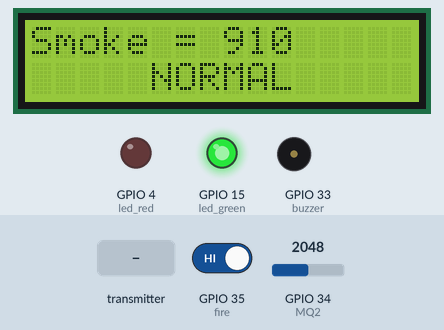
Simulated run of this sketch. Board: ESP32. Parts: 16×2 character LCD, output pins drawn as LEDs (lit = HIGH), buzzer (waves = sounding, pin HIGH). Dashed ring = blinking. The inputs (shaded band) are chosen by the test bench; at power-on: GPIO 35 (fire) HIGH, GPIO 34 (MQ2) = 2048. WiFi joins after 1.5 s; servers stay silent unless stated; the Firebase database answers and starts empty; what the sketch prints to the serial monitor is not drawn.

Above: at 3.0 s.
3.1 s: the transmitter starts sending MQ2_data = 2048
At 3.9 s:
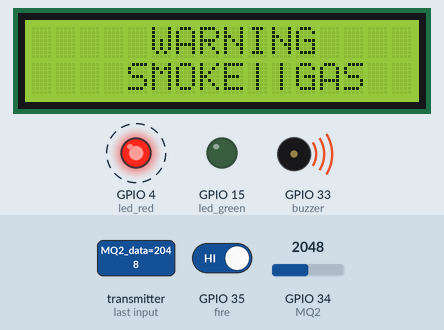
6.1 s: GPIO 35 (fire) driven LOW
At 7.1 s:
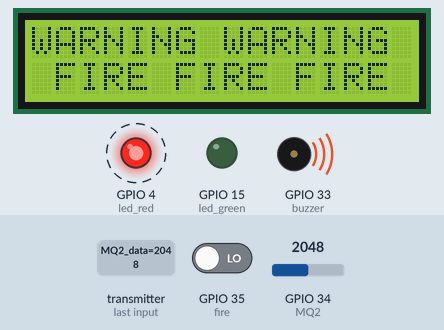
9.1 s: the transmitter starts sending MQ2_data = 0
At 10.3 s:
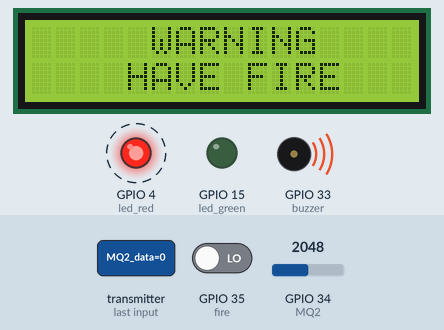
12.1 s: the transmitter starts sending MQ2_data = 4095
At 12.9 s:
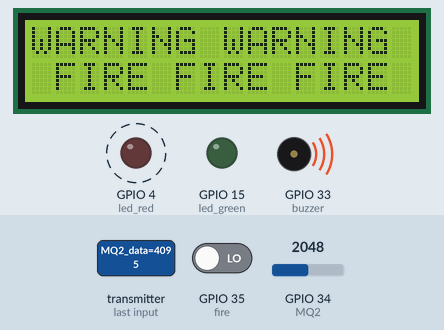
15.1 s: the transmitter starts sending MQ2_data = 1024
At 16.1 s:
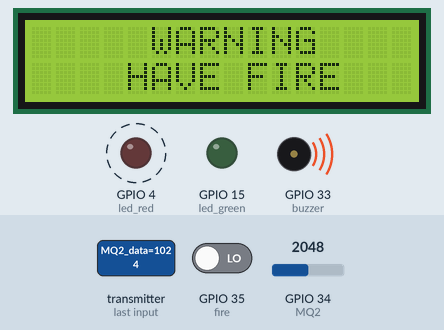
18.1 s: GPIO 35 (fire) driven HIGH
At 18.7 s:
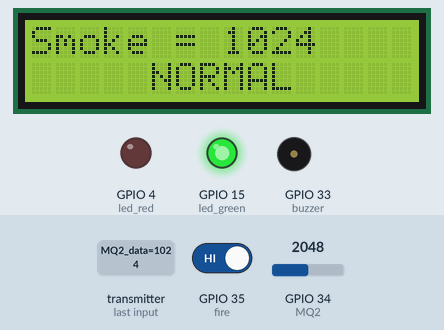
Timing chart, 0 to 20.9 s (numbered marks = the images above; inputs shaded):
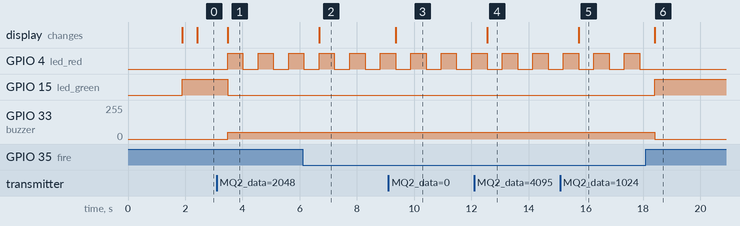

The sketch:

main.ino
```cpp
#include <math.h>
#include <string.h>
#include <LiquidCrystal_I2C.h>
#include <WiFi.h>
#include <esp_now.h>
#include <FirebaseESP32.h>

#define FIREBASE_HOST "https://test-gps-c8258-default-rtdb.firebaseio.com/"
#define FIREBASE_AUTH "h0GdUK4AlCzoLgSdHFwU2BB8UQ2x3RKrrUC1cO4h"
#define WIFI_SSID "Hiuhiu"
#define WIFI_PASSWORD "11112222"
FirebaseData firebaseData;

TaskHandle_t Task1Handler;
void Task1_Sensor (void *p);   //đọc value từ MQ2 && Lửa
TaskHandle_t Task2Handler;
void Task2_lcd (void *p);   //
TaskHandle_t Task3Handler;
void Task3_firebase (void *p);
TaskHandle_t Task4Handler;
void Task4_led_buzzer(void *p);

LiquidCrystal_I2C lcd(0x27, 16, 2);

static double haversine(double lat1, double lon1,
						double lat2, double lon2)
	{
		// distance between latitudes
		// and longitudes
		double dLat = (lat2 - lat1) *
					M_PI / 180.0;
		double dLon = (lon2 - lon1) *
					M_PI / 180.0;

		// convert to radians
		lat1 = (lat1) * M_PI / 180.0;
		lat2 = (lat2) * M_PI / 180.0;

		// apply formulae
		double a = pow(sin(dLat / 2), 2) +
				pow(sin(dLon / 2), 2) *
				cos(lat1) * cos(lat2);
		double rad = 6371;
		double c = 2 * asin(sqrt(a));
		return rad * c;
	}

double from_UTE;
double from_HCMUT;
String chuoi;
void take_FB_data_cacu_shortest_des(){
  double val1, val2;
  String chuoi1, chuoi2;
  byte moc;
   if (Firebase.getString(firebaseData, "/User_using/User_0/GPS_0"))
  {
    chuoi=firebaseData.stringData();
    while(chuoi=="0"){
      Firebase.getString(firebaseData, "/User_using/User_0/GPS_0");
      chuoi=firebaseData.stringData();
      delay(500);
      }
    for (int i = 0; i < chuoi.length(); i++) {
        if (chuoi.charAt(i) == ',') {
            moc = i; //Tìm vị trí của dấu ","
        }
    }
    chuoi1 = chuoi;
    chuoi2 = chuoi;
    chuoi1.remove(moc); //Tách giá trị thanh trượt 1 ra chuoi1
    chuoi2.remove(0, moc + 1); ////Tách giá trị thanh trượt 2 ra chuoi2
    val1 = chuoi1.toDouble(); //Chuyển chuoi1 thành số
    val2 = chuoi2.toDouble(); //Chuyển chuoi2 thành số
    //In ra serial
    Serial.print(val1,7);
    Serial.print(" and ");
    Serial.println(val2,7);
     from_UTE= haversine(val1,val2,10.8507214,106.7697336); // UTE
     from_HCMUT= haversine(val1,val2,10.8805587,106.803188); // HCMUT
    Serial.print("from_UTE: ");
    Serial.print(from_UTE,7);
    Serial.print(" from_HCMUT: ");
    Serial.println(from_HCMUT,7);
  }
}

typedef struct struct_fbdb{
    char des_User_MQ2[100];
    char des_User_Fire[100];
    char des_User_Warning[100];
    char des_Rom_Warning[100];
    char User_MQ2[100];
    char User_Fire[100];
    char User_Warning[100];
    char GPS_des [100];
}struct_fbdb;
struct_fbdb str;

    char MQ2_str[]= "/MQ2_value/";
    char Fire_str[] = "/Fire_value/";
    char Waring_str []= "/Warning/";
    char User_using[]= "/User_using";
    char UTE_des[]="/From_UTE";
    char HCMUT_des[]="/From_HCMUT";
    char User[]= "/User_0";
    char GPS_str[]="/GPS_0/";
    char Rom_str[]="/ROOM/";
void control_data_to_fb(char s[]){
        strcpy(str.des_User_MQ2,s);
        strcat(str.des_User_MQ2,User);
        strcat(str.des_User_MQ2,MQ2_str);

        strcpy(str.des_User_Fire,s);
        strcat(str.des_User_Fire,User);
        strcat(str.des_User_Fire,Fire_str);

        strcpy(str.des_User_Warning,s);
        strcat(str.des_User_Warning,User);
        strcat(str.des_User_Warning,Waring_str);

        strcpy(str.GPS_des,s);
        strcat(str.GPS_des,User);
        strcat(str.GPS_des,GPS_str);

        strcpy(str.des_Rom_Warning,s);
        strcat(str.des_Rom_Warning,User);
        strcat(str.des_Rom_Warning,Rom_str);

        strcpy(str.User_MQ2,User_using);
        strcat(str.User_MQ2,User);
        strcat(str.User_MQ2,MQ2_str);

        strcpy(str.User_Fire,User_using);
        strcat(str.User_Fire,User);
        strcat(str.User_Fire,Fire_str);

        strcpy(str.User_Warning,User_using);
        strcat(str.User_Warning,User);
        strcat(str.User_Warning,Waring_str);
}

// Must match the sender structure
typedef struct struct_message {
    int MQ2_data;
    int fire_data;
} struct_message;
// Create a struct_message called myData
struct_message myData;
// callback function that will be executed when data is received
void OnDataRecv(const uint8_t * mac, const uint8_t *incomingData, int len) {
  memcpy(&myData, incomingData, sizeof(myData));
  //Serial.print("Bytes received: ");
  //Serial.println(len);
  Serial.print("MQ2 value rc from salve 1: ");
  Serial.println(myData.MQ2_data);
  Serial.print("fire value rc from salve 1: ");
  Serial.println(myData.fire_data);
  Serial.println();
}

void connect_wifi()
{
       Serial.println("Connecting to ");
       Serial.println(WIFI_SSID);
       WiFi.begin(WIFI_SSID, WIFI_PASSWORD);
      while (WiFi.status() != WL_CONNECTED)
     {
            delay(500);
            Serial.print(".");
     }
      Serial.println("");
      Serial.println("WiFi connected");
      Serial.print("Wi-Fi Channel: ");
      Serial.println(WiFi.channel());
  }

int so_chuSo(int value)
{
    int i=1;
    while(value/10!=0)
    {
      value=value/10;
      i++;
    }
    return i;
}

uint8_t MQ2=34;
uint8_t fire=35;
uint8_t led_red= 4;
uint8_t led_green= 15;
uint8_t buzzer = 33;

void setup()
{
    myData.fire_data=1;
    myData.MQ2_data=300;
	Serial.begin(115200);

    pinMode(MQ2,INPUT);
    pinMode(fire,INPUT);
    pinMode(led_red,OUTPUT);
    pinMode(led_green,OUTPUT);
    pinMode(buzzer,OUTPUT);

    lcd.init();
    lcd.backlight();

     connect_wifi();

     WiFi.mode(WIFI_AP_STA);

     Firebase.begin(FIREBASE_HOST, FIREBASE_AUTH);
     Firebase.reconnectWiFi(true);

     take_FB_data_cacu_shortest_des();
     if(from_UTE>from_HCMUT)
    {
     control_data_to_fb(HCMUT_des);
      Firebase.deleteNode(firebaseData,"/From_UTE/User_0");
     }
     else
    {
      control_data_to_fb(UTE_des);
      Firebase.deleteNode(firebaseData,"/From_HCMUT/User_0");
     }

  // Init ESP-NOW
  if (esp_now_init() != ESP_OK) {
    Serial.println("Error initializing ESP-NOW");
    return;
  }

  // Once ESPNow is successfully Init, we will register for recv CB to
  // get recv packer info
  esp_now_register_recv_cb(OnDataRecv);

    xTaskCreate(Task1_Sensor,"Task1",4096,NULL,3,&Task1Handler);
    xTaskCreate(Task2_lcd,"Task2",4096,NULL,1,&Task2Handler);
    xTaskCreate(Task3_firebase,"Task3",4*4096,NULL,2,&Task3Handler);
    xTaskCreate(Task4_led_buzzer,"Task4",4096,NULL,1,&Task4Handler);

}

int HARD_WARNING,SMOKE_WARNING,FIRE_WARNING;
int MQ2_value;
int fire_value;
int Max_MQ2_value;
int Rom;
void Task1_Sensor (void *p)
{
    while (1)
    {
        int have_smoke,have_fire;
        int value = analogRead(MQ2);
         MQ2_value= map(value,0,4500,0,2000);;
         fire_value= digitalRead(fire);
         Serial.print("MQ2 value= ");
         Serial.println(MQ2_value);
         Serial.print("fire = ");
         Serial.println(fire_value);
         Serial.println();

        if(MQ2_value>myData.MQ2_data)
         Max_MQ2_value=MQ2_value;
         else
         Max_MQ2_value=myData.MQ2_data;

        if(MQ2_value>1200 || myData.MQ2_data>1200)
            have_smoke=1;
        else
            have_smoke=0;

        if(fire_value==0 || myData.fire_data==0)
            have_fire=1;
        else
            have_fire=0;

        if (have_smoke && have_fire)
            HARD_WARNING=1;
        else
            HARD_WARNING=0;

        if(HARD_WARNING==1){
            if(fire_value==0 && MQ2_value>1200)
                Rom=1;
            else if(myData.fire_data==0 && myData.MQ2_data>1200)
                Rom=2;
        }

        if (have_smoke == 1)
            SMOKE_WARNING=1;
        else
            SMOKE_WARNING=0;

        if (have_fire ==1)
            FIRE_WARNING=1;
        else
            FIRE_WARNING=0;
        vTaskDelay(100);
    }

}

void Task2_lcd (void *p)
{
    while (1)
    {
        if(SMOKE_WARNING==0 && FIRE_WARNING ==0 && HARD_WARNING==0)
        {
            int so_chuso=so_chuSo(Max_MQ2_value);
            lcd.setCursor(0,0);
            lcd.print("Smoke = ");
            lcd.setCursor(8,0);
            lcd.print(Max_MQ2_value);
            lcd.setCursor(8+so_chuso,0);
            lcd.print(" ");
            lcd.setCursor(0,1);
            lcd.print("     NORMAL     ");

        }

        if (SMOKE_WARNING==1 && FIRE_WARNING==0)
        {
            lcd.setCursor(0,0);
            lcd.print("     WARNING     ");
            lcd.setCursor(0,1);
            lcd.print("    SMOKE||GAS   ");
        }


        if (FIRE_WARNING==1 && SMOKE_WARNING==0)
        {
            lcd.setCursor(0,0);
            lcd.print("     WARNING     ");
            lcd.setCursor(0,1);
            lcd.print("    HAVE FIRE    ");
        }


        if (HARD_WARNING==1)
        {
            lcd.setCursor(0,0);
            lcd.print("WARNING WARNING   ");
            lcd.setCursor(0,1);
            lcd.print(" FIRE FIRE FIRE   ");
        }
        vTaskDelay(500);
    }

}

void Task3_firebase (void *p)
{
    while (1)
    {
        Firebase.setInt(firebaseData,str.des_User_MQ2,Max_MQ2_value);
        Firebase.setInt(firebaseData,str.des_User_Fire,FIRE_WARNING);
        Firebase.setInt(firebaseData,str.des_User_Warning,HARD_WARNING);
        Firebase.setString(firebaseData,str.GPS_des,chuoi);

        if(HARD_WARNING)
            Firebase.setInt(firebaseData,str.des_Rom_Warning,Rom);
        else
            Firebase.deleteNode(firebaseData,str.des_Rom_Warning);

        //Firebase.setInt(firebaseData,str.User_MQ2,Max_MQ2_value);
       // Firebase.setInt(firebaseData,str.User_Fire,FIRE_WARNING);
       // Firebase.setInt(firebaseData,str.User_Warning,HARD_WARNING);

        vTaskDelay(500);
    }

}

void Task4_led_buzzer(void *p)
{
    uint8_t u=1;
    while (1)
    {

        if(SMOKE_WARNING || FIRE_WARNING || HARD_WARNING)
            {

                digitalWrite(led_green,0);
                digitalWrite(led_red,u);
                analogWrite(buzzer,50);
                u=!u;
            }
        else
            {
                u=1;
                digitalWrite(led_green,1);
                digitalWrite(led_red,0);
                analogWrite(buzzer,0);
            }
            vTaskDelay(500);
    }

}

void loop(){}
```

Measured:
- after the input at 3.1 s, GPIO 4 (led_red): alternates HIGH for 0.53 s and LOW for 0.53 s, starting after 0.39 s; GPIO 15 (led_green): HIGH → LOW after 0.39 s; GPIO 33 (buzzer): 0/255 → 50/255 after 0.39 s; the display: changes after 0.39 s (image 1)
- after the input at 6.1 s, the display: changes after 0.58 s (image 2)
- after the input at 9.1 s, the display: changes after 0.25 s (image 3)
- after the input at 12.1 s, the display: changes after 0.45 s (image 4)
- after the input at 15.1 s, the display: changes after 0.65 s (image 5)
- after the input at 18.1 s, GPIO 4 (led_red): stops changing and stays LOW; GPIO 15 (led_green): LOW → HIGH after 0.31 s; GPIO 33 (buzzer): 50/255 → 0/255 after 0.31 s; the display: changes after 0.31 s (image 6)
